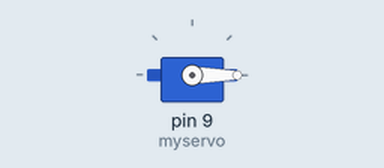
This sketch was run on a simulated Arduino Uno, built with avr-gcc and run on an emulated ATmega328P. Shown: servo.

Above: at 0.05 s.
At 1.25 s:
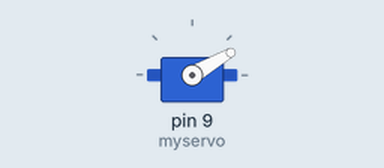
At 2.5 s:
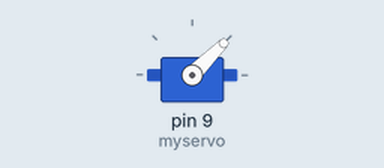
At 5.0 s:
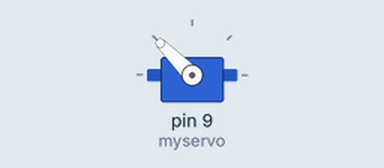
Timing chart, 0 to 6.5 s (numbered marks = the images above):
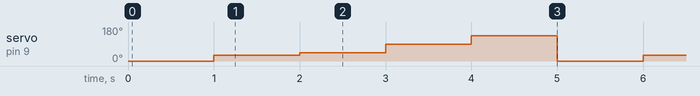

The sketch:

span.ino
```cpp
#include<Servo.h>
Servo myservo;
void setup() {
  myservo.attach(9);
}

void loop() {
  int angle[]={0,30,45,90,135};
  for (int i=0;i<=4;i++){
    myservo.write(angle[i]);
    delay(1000);
  }
}
```

Measured:
- by itself, servo on pin 9 (myservo): repeats every 5.0 s: 45° 1.0 s, 90° 1.0 s, 135° 1.0 s, 0° 1.0 s, 30° 1.0 s
